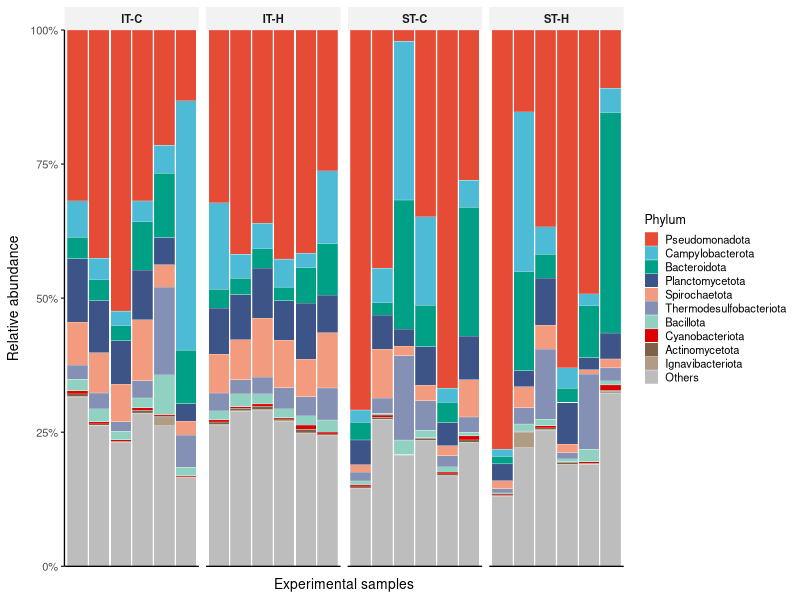
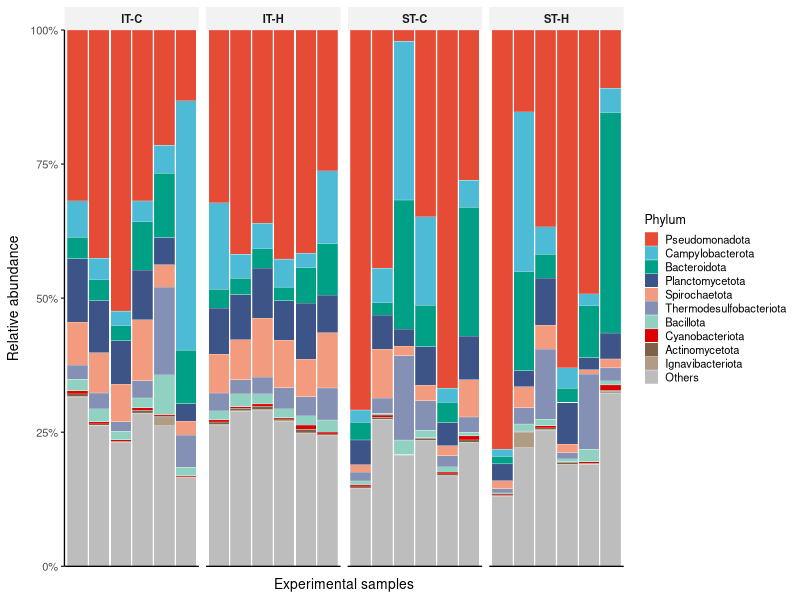
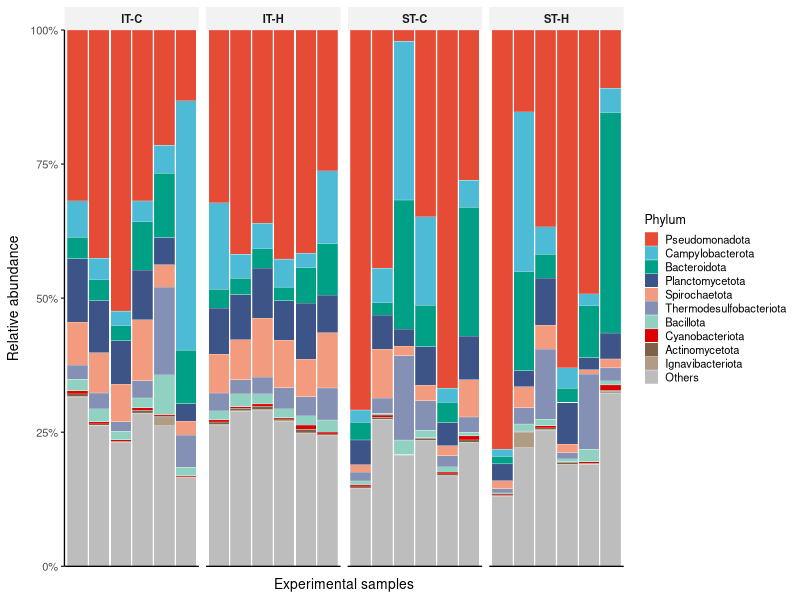

The R source for these figures, in order:
# =============================================================================
# In-lab experiment phylum-level taxonomic composition
# =============================================================================
library(readxl); library(ggplot2); library(dplyr); library(tidyr)
library(tibble); library(scales); library(ggsci)

script_args <- commandArgs(trailingOnly = FALSE)
script_file <- sub("^--file=", "", script_args[grepl("^--file=", script_args)])
if (length(script_file) == 1) {
  setwd(dirname(normalizePath(script_file, winslash = "/", mustWork = TRUE)))
}

top_n <- 10

exp_groups <- c("Intertidal Control", "Intertidal Heat",
                "Subtidal Control",   "Subtidal Heat")
group_short <- c("Intertidal Control" = "IT-C", "Intertidal Heat" = "IT-H",
                 "Subtidal Control"   = "ST-C", "Subtidal Heat"   = "ST-H")

phylum_counts <- read.csv("Phylum_abund.csv", row.names = 1, check.names = FALSE)
phylum_counts <- as.matrix(phylum_counts); storage.mode(phylum_counts) <- "numeric"


metadata <- read_excel("Metadata_SampleKey.xlsx") %>%
  as.data.frame() %>%
  filter(Group_Description %in% exp_groups) %>%
  mutate(Group   = factor(group_short[Group_Description],
                          levels = c("IT-C","IT-H","ST-C","ST-H")),
         Habitat = factor(Group_Description, levels = exp_groups),
         Sample  = Paper_Sample_ID)

if (nrow(metadata) != 24)
  message("NOTE: expected 24 experimental samples, found ", nrow(metadata))
if (!all(metadata$Raw_Sample_ID_in_Figshare %in% colnames(phylum_counts)))
  stop("Some experimental samples in SampleKey are absent from Phylum_abund.csv: ",
       paste(setdiff(metadata$Raw_Sample_ID_in_Figshare, colnames(phylum_counts)), collapse=", "))


exp_counts <- phylum_counts[, metadata$Raw_Sample_ID_in_Figshare, drop = FALSE]
if (any(colSums(exp_counts) == 0)) stop("Samples with zero phylum-level reads detected.")

sample_summary <- metadata %>%
  transmute(Raw_sample_ID = Raw_Sample_ID_in_Figshare, Sample = Sample,
            Group = Group, Habitat = Habitat,
            Phylum_assigned_reads = colSums(exp_counts)[Raw_Sample_ID_in_Figshare])

exp_rel <- sweep(exp_counts, 2, colSums(exp_counts), "/")
colnames(exp_rel) <- metadata$Sample
exp_rel <- exp_rel[rowSums(exp_rel) > 0, , drop = FALSE]


unclassified_phyla <- rownames(exp_rel)[grepl("unclassified", rownames(exp_rel), ignore.case = TRUE)]
mean_abundance <- sort(rowMeans(exp_rel), decreasing = TRUE)
top_phyla <- names(mean_abundance)[!names(mean_abundance) %in% unclassified_phyla][1:top_n]
top_phyla <- top_phyla[!is.na(top_phyla)]


input_summary <- data.frame(
  input_phyla = nrow(phylum_counts), input_samples = ncol(phylum_counts),
  experimental_samples = ncol(exp_counts),
  IT_C = sum(metadata$Group=="IT-C"), IT_H = sum(metadata$Group=="IT-H"),
  ST_C = sum(metadata$Group=="ST-C"), ST_H = sum(metadata$Group=="ST-H"),
  phyla_with_nonzero_counts = nrow(exp_rel),
  all_zero_phyla = nrow(phylum_counts) - nrow(exp_rel), row.names = NULL)

phylum_summary <- data.frame(
  Phylum = names(mean_abundance), Mean_relative_abundance = as.numeric(mean_abundance),
  Rank = seq_along(mean_abundance),
  Display = ifelse(names(mean_abundance) %in% top_phyla, names(mean_abundance), "Others"),
  row.names = NULL)


plot_data <- exp_rel %>% as.data.frame(check.names = FALSE) %>%
  rownames_to_column("Phylum") %>%
  pivot_longer(-Phylum, names_to = "Sample", values_to = "Relative_abundance") %>%
  left_join(metadata %>% select(Sample, Group, Habitat), by = "Sample") %>%
  mutate(Phylum_plot = if_else(Phylum %in% top_phyla, Phylum, "Others")) %>%
  group_by(Sample, Group, Habitat, Phylum_plot) %>%
  summarise(Relative_abundance = sum(Relative_abundance), .groups = "drop") %>%
  mutate(Sample = factor(Sample, levels = metadata$Sample),
         Phylum_plot = factor(Phylum_plot, levels = c(top_phyla, "Others")))

if (any(abs(tapply(plot_data$Relative_abundance, plot_data$Sample, sum) - 1) > 1e-8))
  stop("Relative abundance does not sum to 1 for all samples.")


write.csv(input_summary, "Figure_input_summary.csv", row.names = FALSE)
write.csv(sample_summary, "Figure_experimental_sample_summary.csv", row.names = FALSE)
write.csv(exp_rel, "Figure_experimental_phylum_relative_abundance.csv")
write.csv(plot_data, "Figure_plot_data_top10_plus_others.csv", row.names = FALSE)
write.csv(phylum_summary, "Figure_phylum_mean_relative_abundance.csv", row.names = FALSE)
writeLines(capture.output(sessionInfo()), "Figure_sessionInfo.txt")


phylum_colors <- pal_npg("nrc")(length(top_phyla))
color_map <- setNames(c(phylum_colors, "#BDBDBD"), c(top_phyla, "Others"))

fig_s6 <- ggplot(plot_data, aes(Sample, Relative_abundance, fill = Phylum_plot)) +
  geom_col(width = 0.95, color = "white", linewidth = 0.08) +
  facet_grid(. ~ Group, scales = "free_x", space = "free_x") +
  scale_fill_manual(values = color_map, drop = FALSE) +
  scale_y_continuous(labels = label_percent(accuracy = 1), limits = c(0,1), expand = c(0,0)) +
  labs(x = "Experimental samples", y = "Relative abundance", fill = "Phylum") +
  theme_classic(base_size = 10) +
  theme(axis.text.x = element_blank(), axis.ticks.x = element_blank(),
        axis.title.x = element_text(margin = margin(t = 6)),
        axis.title.y = element_text(margin = margin(r = 6)),
        strip.background = element_rect(fill = "grey95", color = NA),
        strip.text = element_text(margin = margin(4,4,4,4), face = "bold"),
        legend.position = "right", legend.title = element_text(size = 9),
        legend.text = element_text(size = 8), legend.key.size = unit(0.35, "cm"),
        panel.spacing.x = unit(0.18, "cm"))

print(input_summary); print(head(phylum_summary, 15)); print(fig_s6)
ggsave("Figure_Experiment_Phylum_Composition.png", fig_s6, width = 11, height = 6, dpi = 300)
ggsave("Figure_Experiment_Phylum_Composition.pdf", fig_s6, width = 11, height = 6)
